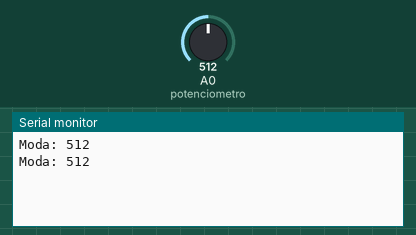
A sketch run on a simulated Arduino Uno, built with avr-gcc and run on an emulated ATmega328P. Parts: the last lines printed to the serial monitor. Inputs (shaded band) come from the test bench; at power-on: A0 (potenciometro) = 512.

Above: at 1.2 s.
1.3 s: A0 (potenciometro) set to 716
At 2.6 s:
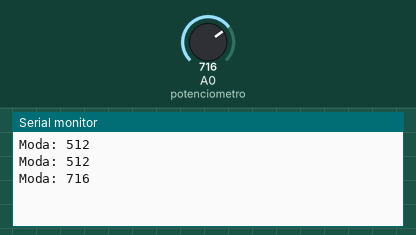
2.8 s: A0 (potenciometro) set to 900
At 3.8 s:
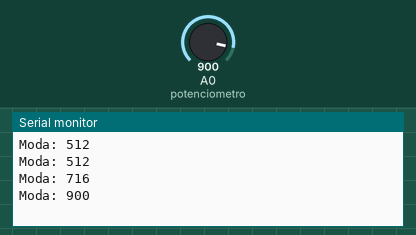
Timing chart, 0 to 5.8 s (numbered marks = the images above; inputs shaded):
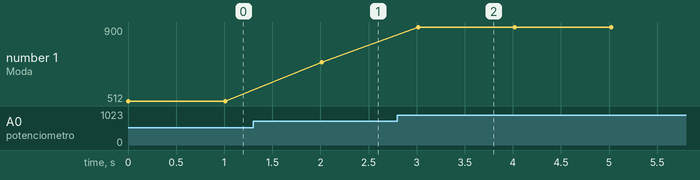

The sketch:

modav2.ino
```cpp
int potenciometro = A0;
const int totMuestras = 30;

int muestras[totMuestras];

void setup() {
  Serial.begin(9600);
}

void loop() {
  for (int i = 0; i < totMuestras; i++) {
    muestras[i] = analogRead(potenciometro);
  }

  // Ordenar las muestras de mayor a menor
  for (int i = 0; i < totMuestras - 1; i++) {
    for (int j = i + 1; j < totMuestras; j++) {
      if (muestras[i] < muestras[j]) {
        int temp = muestras[i];
        muestras[i] = muestras[j];
        muestras[j] = temp;
      }
    }
  }

  // Calcular la moda
  int moda = muestras[0];
  int contadorModa = 1;
  int contador = 1;
  for (int i = 1; i < totMuestras; i++) {
    if (muestras[i] == muestras[i - 1]) {
      contador++;
      if (contador > contadorModa) {
        contadorModa = contador;
        moda = muestras[i];
      }
    } else {
      contador = 1;
    }
  }

  // Mostrar la moda en el monitor serie
  Serial.println("Moda: " + String(moda));
  delay(1000);
}
```

Measured:
- after the input at 1.3 s, the serial monitor: prints a new line after 0.71 s (image 1)
- after the input at 2.8 s, the serial monitor: prints a new line after 0.22 s (image 2)
- plotted number 1: 512 → 716 after the input at 1.3 s, 716 → 900 after the input at 2.8 s
